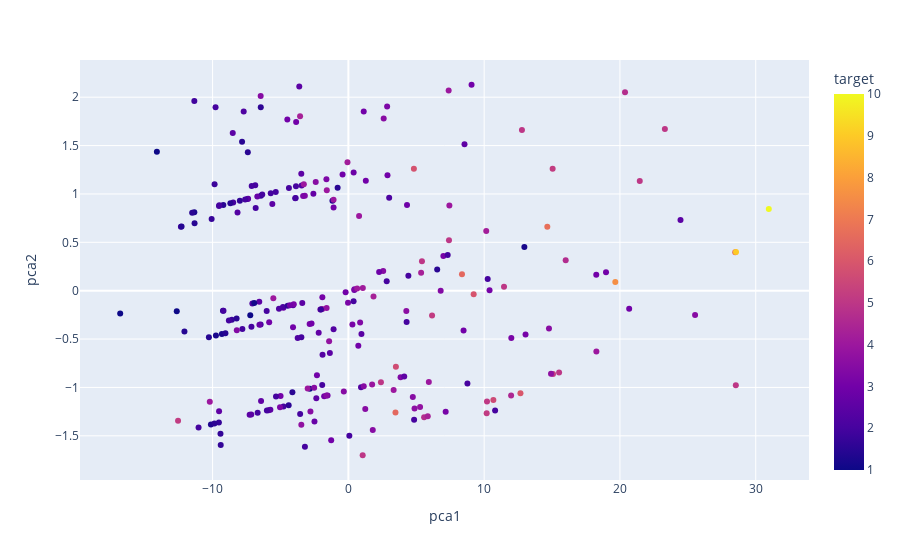

The notebook cell this image was saved under:
### Code cell
from sklearn.decomposition import PCA

pca = PCA(n_components= 2)
temp = pca.fit_transform(tips.iloc[:, :-1])
temp = pd.DataFrame(temp, columns=['pca1', 'pca2'])
temp = pd.concat([temp, tips.filter(items=['target'])], axis=1)

px.scatter(
    temp,
    x = 'pca1',
    y = 'pca2',
    color= 'target'
)

### Figure 1 — Plotly figure (JSON) as saved in the notebook; plotly's stock layout.template omitted (floating-point values rounded to 4 significant figures; data arrays with more than 128 entries replaced by an {"elided": "..."} marker saying what was removed)
{"data": [{"hovertemplate": "pca1=%{x}<br>pca2=%{y}<br>target=%{marker.color}<extra></extra>", "legendgroup": "", "marker": {"color": {"elided": "243 float values"}, "coloraxis": "coloraxis", "symbol": "circle"}, "mode": "markers", "name": "", "orientation": "v", "showlegend": false, "type": "scatter", "x": {"elided": "243 float values"}, "xaxis": "x", "y": {"elided": "243 float values"}, "yaxis": "y"}], "layout": {"coloraxis": {"colorbar": {"title": {"text": "target"}}, "colorscale": [[0, "#0d0887"], [0.1111, "#46039f"], [0.2222, "#7201a8"], [0.3333, "#9c179e"], [0.4444, "#bd3786"], [0.5556, "#d8576b"], [0.6667, "#ed7953"], [0.7778, "#fb9f3a"], [0.8889, "#fdca26"], [1, "#f0f921"]]}, "legend": {"tracegroupgap": 0}, "margin": {"t": 60}, "xaxis": {"anchor": "y", "domain": [0, 1], "title": {"text": "pca1"}}, "yaxis": {"anchor": "x", "domain": [0, 1], "title": {"text": "pca2"}}}}
